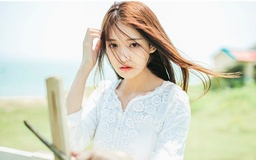
#> input picture meinv.jpg, 256 x 160 px, shrunk from 1920 x 1200 before the run
$ python main.py
#> lines starting #> are read from the running program, lines starting #| are printed output that depends on the picture
#!/usr/bin/env python
# encoding: utf-8

import numpy as np
import pdb
import cv2
def get_EuclideanDistance(x,y):
    myx=np.array(x)
    myy=np.array(y)
    return np.sqrt(np.sum((myx-myy)*(myx-myy)))

fn="meinv.jpg"

if __name__ == '__main__':

    print ('loading %s ...' % fn)
    print('working'),
    myimg1 = cv2.imread(fn)
#> myimg1 is the input picture: shape (160, 256, 3); mean B, G, R 201.7, 217, 216.6
    #pdb.set_trace()
    cv2.imshow('w',myimg1)
    cv2.waitKey(0)
    w=myimg1.shape[1]
#> w = 256
    h=myimg1.shape[0]
#> h = 160
    sz1=w
#> sz1 = 256
    sz0=h
#> sz0 = 160

    #创建空白图像
    myimg2=np.zeros((sz0,sz1,3), np.uint8)
    #对比生成线条
    black=np.array([0,0,0])
    white=np.array([255,255,255])
    centercolor=np.array([125,125,125])
    yuzhi=20
    for y in range(0,sz0-1):
        for x in range(0,sz1-1):
            mydown=myimg1[y+1,x,:]
            myright=myimg1[y,x+1,:]

            myhere=myimg1[y,x,:]
            lmyhere=myhere
            lmyright=myright
            lmydown=mydown
            if get_EuclideanDistance(lmyhere,lmydown)>yuzhi and \
                get_EuclideanDistance(lmyhere,lmyright)>yuzhi:
                myimg2[y,x,:]=black
            elif get_EuclideanDistance(lmyhere, lmydown)<=yuzhi and \
                get_EuclideanDistance(lmyhere,lmyright)<=yuzhi:
                myimg2[y,x,:]=white
            else:
                myimg2[y,x,:]=centercolor
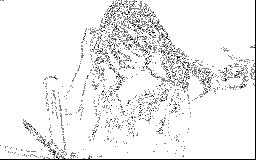
#> myimg2: shape (160, 256, 3); min 0, max 255, mean 238.5
            #print('.')
    cv2.namedWindow('img2')
    cv2.imshow('img2',myimg2)
    cv2.waitKey()
    cv2.destroyAllWindows()
